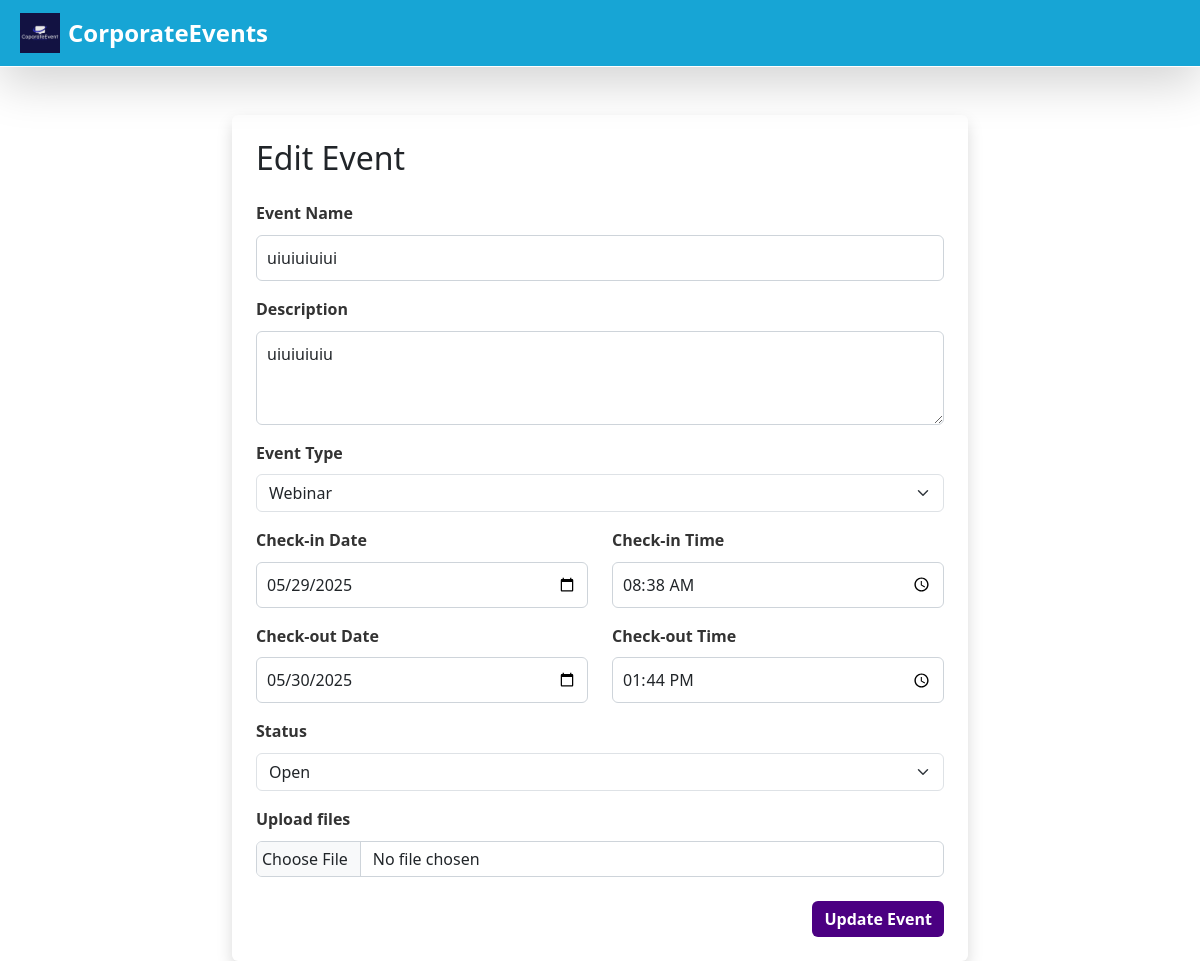
/edit_event/1 (signed in), run on an earlier commit of the app's database.
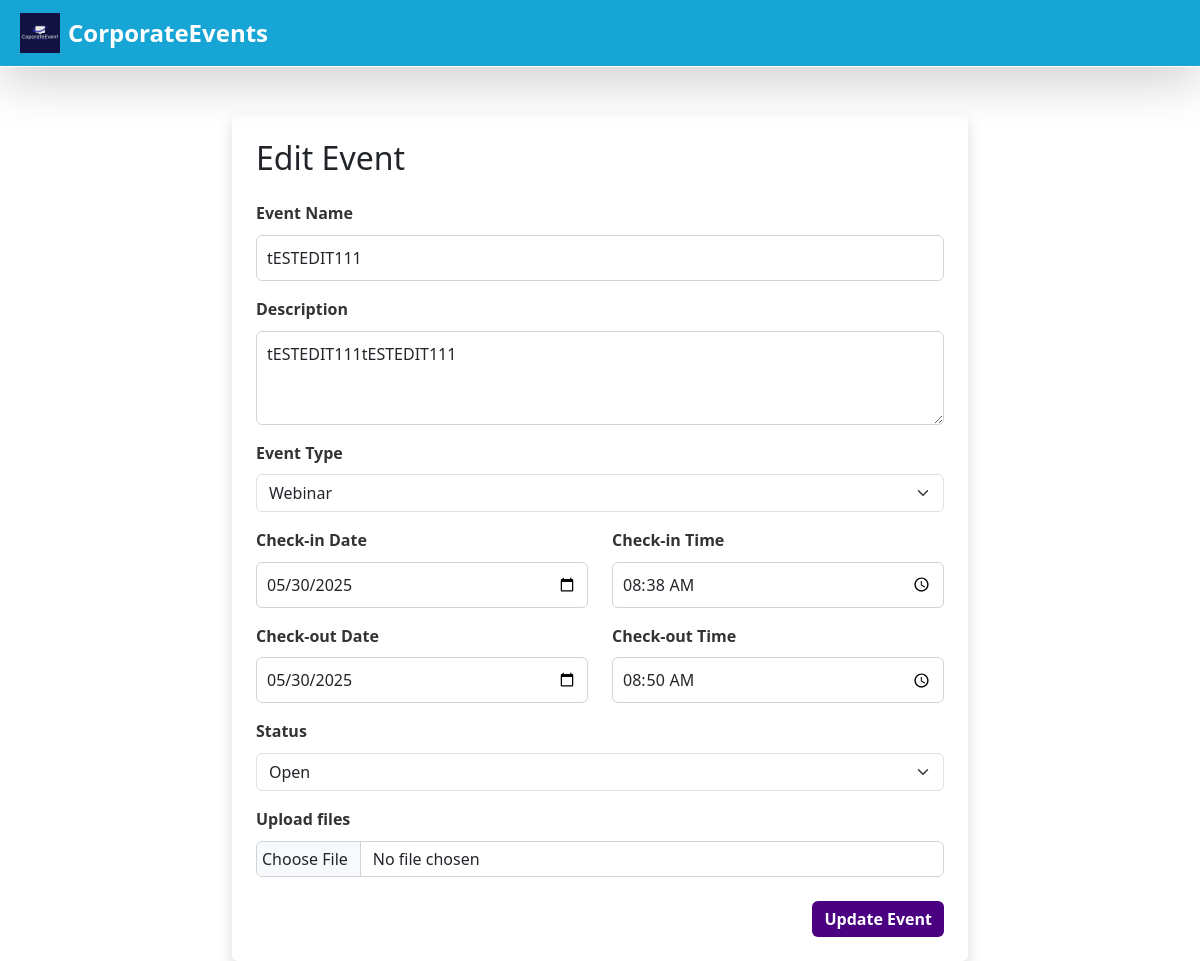
And on a later commit of the database.
### website/models.py (models this page shows, shortened)
class Event(db.Model):
    __tablename__ = 'events'
    id = db.Column(db.Integer, primary_key=True)
    event_name = db.Column(db.String(100), nullable=False)
    description = db.Column(db.Text, nullable=False)
    event_type = db.Column(db.String(100), nullable=False)
    checkin_date = db.Column(db.DateTime, nullable=False)
    checkout_date = db.Column(db.DateTime, nullable=False)
    checkin_time = db.Column(db.DateTime, nullable=False)
    checkout_time = db.Column(db.DateTime, nullable=False)
    status = db.Column(db.String(50), nullable=False)
    file_name = db.Column(db.String(999), nullable=True)
    bookings = db.relationship('Booking', backref='event', lazy=True)
    tickets = db.relationship('Ticket', backref='event', lazy=True)
    reviews = db.relationship('Review', backref='event', lazy=True)
    user_id = db.Column(db.Integer, db.ForeignKey('users.id'), nullable=False)
    owner = db.relationship('User', backref='events', lazy=True)

### website/views.py (the view, shortened to what this page needs)
@main_bp.route('/edit_event/<int:event_id>', methods=['GET', 'POST'])
@login_required
def edit_event(event_id):
    event = db.session.get(Event, event_id)
    if not event or event.user_id != current_user.id:
        return "Unauthorized", 403
    form = EventForm(obj=event)
    return render_template('createevent.html', form=form, event=event)

### website/__init__.py (called while the page is built)
def create_app():
    app = Flask(__name__)  # this is the name of the module/package that is calling this app
    app.debug = True
    app.secret_key = 'somesecretkey'
    app.config['SQLALCHEMY_DATABASE_URI'] = 'sqlite:///sqllite_database.db'
    app.config['UPLOAD_FOLDER'] = 'website/static/upload'
    db.init_app(app)
    bcrypt.init_app(app)
    Bootstrap5(app)
    login_manager = LoginManager()
    login_manager.login_view = 'auth.login'
    login_manager.init_app(app)
    from .models import User
    @login_manager.user_loader
    def load_user(user_id):
       return db.session.scalar(db.select(User).where(User.id==user_id))
    from . import views
    app.register_blueprint(views.main_bp)
    from . import auth
    app.register_blueprint(auth.auth_bp)
    return app

### website/templates/createevent.html (shortened to what this page needs)
<!doctype html>
<html lang="en">
<head>
  <link href="https://cdn.jsdelivr.net/npm/bootstrap@5.3.3/dist/css/bootstrap.min.css" rel="stylesheet">
  <link rel="stylesheet" href="{{ url_for('static', filename='style/style.css') }}">
</head>
<body>
  <header>
    <nav class="navbar navbar-expand-lg shadow-lg p-2 border-bottom border-white" style="background-color: #17a5d5;">
      <div class="container-fluid">
        <a class="navbar-brand text-white fw-bold d-flex align-items-center" href="{{ url_for('main.index') }}">
          <img src="{{ url_for('static', filename='img/logo.png') }}" alt="Logo" width="40" height="40" class="me-2">
          CorporateEvents
        </a>
      </div>
    </nav>
  </header>
  <main class="container mt-5">
    <div class="row justify-content-center">
      <div class="col-md-8">
        <div class="p-4 shadow rounded bg-white">
          <h2 class="mb-4">{{ 'Edit Event' if event else 'Create Event' }}</h2>
          <form method="POST" enctype="multipart/form-data">
            <div class="mb-3">
              {{ form.event_name.label(class="form-label") }}
              {{ form.event_name(class="form-control", placeholder="Name of the event") }}
            </div>
            <div class="mb-3">
              {{ form.description.label(class="form-label") }}
              {{ form.description(class="form-control", rows=3) }}
            </div>
            <div class="mb-3">
              {{ form.event_type.label(class="form-label") }}
              {{ form.event_type(class="form-select") }}
            </div>
            <div class="row">
              <div class="col-md-6 mb-3">
                {{ form.checkin_date.label(class="form-label") }}
                {{ form.checkin_date(class="form-control") }}
              </div>
              <div class="col-md-6 mb-3">
                {{ form.checkin_time.label(class="form-label") }}
                {{ form.checkin_time(class="form-control") }}
              </div>
              <div class="col-md-6 mb-3">
                {{ form.checkout_date.label(class="form-label") }}
                {{ form.checkout_date(class="form-control") }}
              </div>
              <div class="col-md-6 mb-3">
                {{ form.checkout_time.label(class="form-label") }}
                {{ form.checkout_time(class="form-control") }}
              </div>
            </div>
            <div class="mb-3">
              {{ form.status.label(class="form-label") }}
              {{ form.status(class="form-select") }}
            </div>
            <div class="mb-3">
              {{ form.upload.label(class="form-label") }}
              {{ form.upload(class="form-control") }}
            </div>
            <div class="text-end mt-4">
              {{ form.submit(class="btn btn-primary", value='Update Event' if event else 'Create Event') }}
            </div>
          </form>
        </div>
      </div>
    </div>
  </main>
</body>
</html>

What changed in the data, as far as the page shows it:
changed Event "Webinar": event_name "uiuiuiuiui" → "tESTEDIT111"; description "uiuiuiuiu" → "tESTEDIT111tESTEDIT111"; checkin_date "05/29/2025" → "05/30/2025"; checkout_time "13:44" → "08:50"
